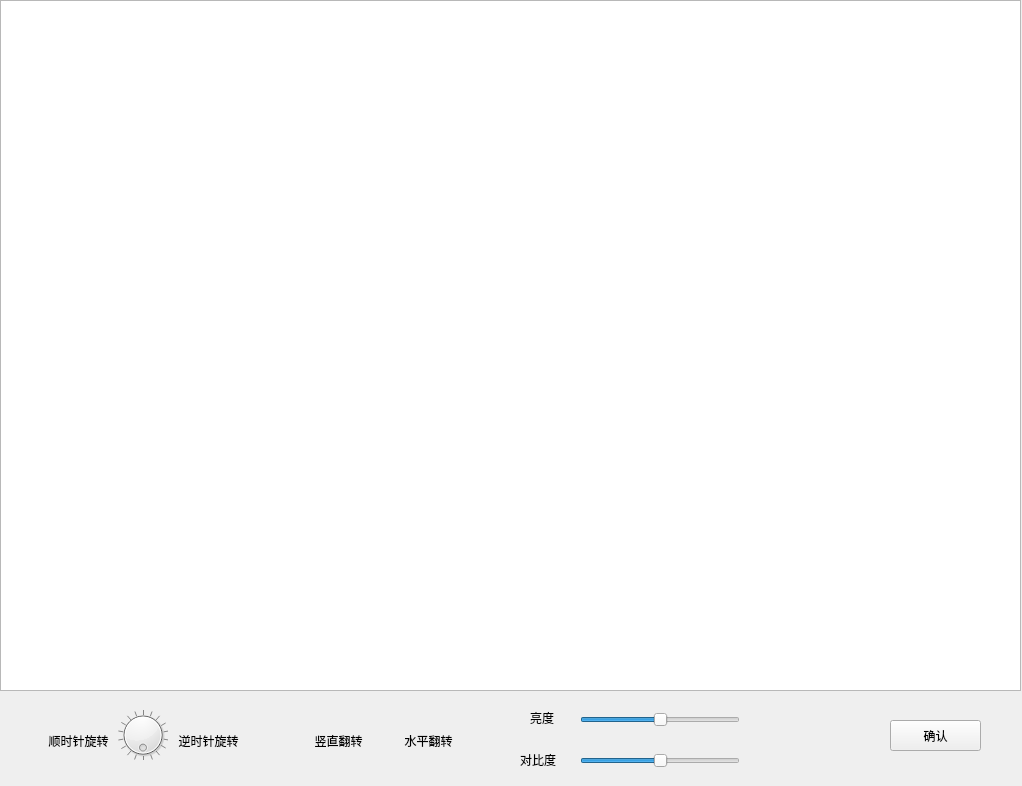
<?xml version="1.0" encoding="UTF-8"?>
<ui version="4.0">
 <class>Dialog</class>
 <widget class="QDialog" name="Dialog">
  <property name="geometry">
   <rect>
    <x>0</x>
    <y>0</y>
    <width>1022</width>
    <height>786</height>
   </rect>
  </property>
  <property name="windowTitle">
   <string>Dialog</string>
  </property>
  <widget class="QGraphicsView" name="graphicsView">
   <property name="geometry">
    <rect>
     <x>0</x>
     <y>0</y>
     <width>1021</width>
     <height>691</height>
    </rect>
   </property>
  </widget>
  <widget class="QPushButton" name="cutPushButton">
   <property name="geometry">
    <rect>
     <x>790</x>
     <y>707</y>
     <width>41</width>
     <height>41</height>
    </rect>
   </property>
   <property name="toolTip">
    <string>裁剪</string>
   </property>
   <property name="iconSize">
    <size>
     <width>32</width>
     <height>32</height>
    </size>
   </property>
   <property name="checkable">
    <bool>true</bool>
   </property>
   <property name="flat">
    <bool>true</bool>
   </property>
  </widget>
  <widget class="QPushButton" name="savePushButton">
   <property name="geometry">
    <rect>
     <x>890</x>
     <y>720</y>
     <width>91</width>
     <height>31</height>
    </rect>
   </property>
   <property name="text">
    <string>确认</string>
   </property>
  </widget>
  <widget class="QToolButton" name="rightRotateToolButton">
   <property name="geometry">
    <rect>
     <x>43</x>
     <y>710</y>
     <width>71</width>
     <height>61</height>
    </rect>
   </property>
   <property name="toolTip">
    <string>顺时针旋转90°</string>
   </property>
   <property name="text">
    <string>顺时针旋转</string>
   </property>
   <property name="icon">
    <iconset>
     <normaloff>images/右旋转.png</normaloff>images/右旋转.png</iconset>
   </property>
   <property name="iconSize">
    <size>
     <width>36</width>
     <height>36</height>
    </size>
   </property>
   <property name="checkable">
    <bool>false</bool>
   </property>
   <property name="popupMode">
    <enum>QToolButton::DelayedPopup</enum>
   </property>
   <property name="toolButtonStyle">
    <enum>Qt::ToolButtonTextUnderIcon</enum>
   </property>
   <property name="autoRaise">
    <bool>true</bool>
   </property>
  </widget>
  <widget class="QToolButton" name="leftRotateToolButton">
   <property name="geometry">
    <rect>
     <x>173</x>
     <y>710</y>
     <width>71</width>
     <height>61</height>
    </rect>
   </property>
   <property name="toolTip">
    <string>逆时针旋转90°</string>
   </property>
   <property name="text">
    <string>逆时针旋转</string>
   </property>
   <property name="icon">
    <iconset>
     <normaloff>images/左旋转.png</normaloff>images/左旋转.png</iconset>
   </property>
   <property name="iconSize">
    <size>
     <width>36</width>
     <height>36</height>
    </size>
   </property>
   <property name="checkable">
    <bool>false</bool>
   </property>
   <property name="popupMode">
    <enum>QToolButton::DelayedPopup</enum>
   </property>
   <property name="toolButtonStyle">
    <enum>Qt::ToolButtonTextUnderIcon</enum>
   </property>
   <property name="autoRaise">
    <bool>true</bool>
   </property>
  </widget>
  <widget class="QToolButton" name="horizontalFlipToolButton">
   <property name="geometry">
    <rect>
     <x>393</x>
     <y>710</y>
     <width>71</width>
     <height>61</height>
    </rect>
   </property>
   <property name="text">
    <string>水平翻转</string>
   </property>
   <property name="icon">
    <iconset>
     <normaloff>images/水平翻转.png</normaloff>images/水平翻转.png</iconset>
   </property>
   <property name="iconSize">
    <size>
     <width>36</width>
     <height>36</height>
    </size>
   </property>
   <property name="popupMode">
    <enum>QToolButton::DelayedPopup</enum>
   </property>
   <property name="toolButtonStyle">
    <enum>Qt::ToolButtonTextUnderIcon</enum>
   </property>
   <property name="autoRaise">
    <bool>true</bool>
   </property>
  </widget>
  <widget class="QToolButton" name="verticalFlipToolButton">
   <property name="geometry">
    <rect>
     <x>303</x>
     <y>710</y>
     <width>71</width>
     <height>61</height>
    </rect>
   </property>
   <property name="text">
    <string>竖直翻转</string>
   </property>
   <property name="icon">
    <iconset>
     <normaloff>images/垂直翻转.png</normaloff>images/垂直翻转.png</iconset>
   </property>
   <property name="iconSize">
    <size>
     <width>36</width>
     <height>36</height>
    </size>
   </property>
   <property name="checkable">
    <bool>false</bool>
   </property>
   <property name="popupMode">
    <enum>QToolButton::DelayedPopup</enum>
   </property>
   <property name="toolButtonStyle">
    <enum>Qt::ToolButtonTextUnderIcon</enum>
   </property>
   <property name="autoRaise">
    <bool>true</bool>
   </property>
  </widget>
  <widget class="QDial" name="rotationDial">
   <property name="geometry">
    <rect>
     <x>118</x>
     <y>710</y>
     <width>50</width>
     <height>50</height>
    </rect>
   </property>
   <property name="toolTip">
    <string>放大器</string>
   </property>
   <property name="maximum">
    <number>360</number>
   </property>
   <property name="singleStep">
    <number>5</number>
   </property>
   <property name="pageStep">
    <number>20</number>
   </property>
   <property name="invertedAppearance">
    <bool>false</bool>
   </property>
   <property name="invertedControls">
    <bool>false</bool>
   </property>
   <property name="wrapping">
    <bool>true</bool>
   </property>
   <property name="notchesVisible">
    <bool>true</bool>
   </property>
  </widget>
  <widget class="QSlider" name="horizontalSliderBrightness">
   <property name="geometry">
    <rect>
     <x>580</x>
     <y>709</y>
     <width>160</width>
     <height>22</height>
    </rect>
   </property>
   <property name="minimum">
    <number>-100</number>
   </property>
   <property name="maximum">
    <number>100</number>
   </property>
   <property name="orientation">
    <enum>Qt::Horizontal</enum>
   </property>
  </widget>
  <widget class="QSlider" name="horizontalSliderContrast">
   <property name="geometry">
    <rect>
     <x>580</x>
     <y>750</y>
     <width>160</width>
     <height>22</height>
    </rect>
   </property>
   <property name="minimum">
    <number>-5</number>
   </property>
   <property name="maximum">
    <number>5</number>
   </property>
   <property name="pageStep">
    <number>2</number>
   </property>
   <property name="orientation">
    <enum>Qt::Horizontal</enum>
   </property>
  </widget>
  <widget class="QLabel" name="label">
   <property name="geometry">
    <rect>
     <x>530</x>
     <y>710</y>
     <width>31</width>
     <height>16</height>
    </rect>
   </property>
   <property name="text">
    <string>亮度</string>
   </property>
  </widget>
  <widget class="QLabel" name="label_2">
   <property name="geometry">
    <rect>
     <x>520</x>
     <y>750</y>
     <width>41</width>
     <height>20</height>
    </rect>
   </property>
   <property name="text">
    <string>对比度</string>
   </property>
  </widget>
 </widget>
 <resources/>
 <connections/>
</ui>
